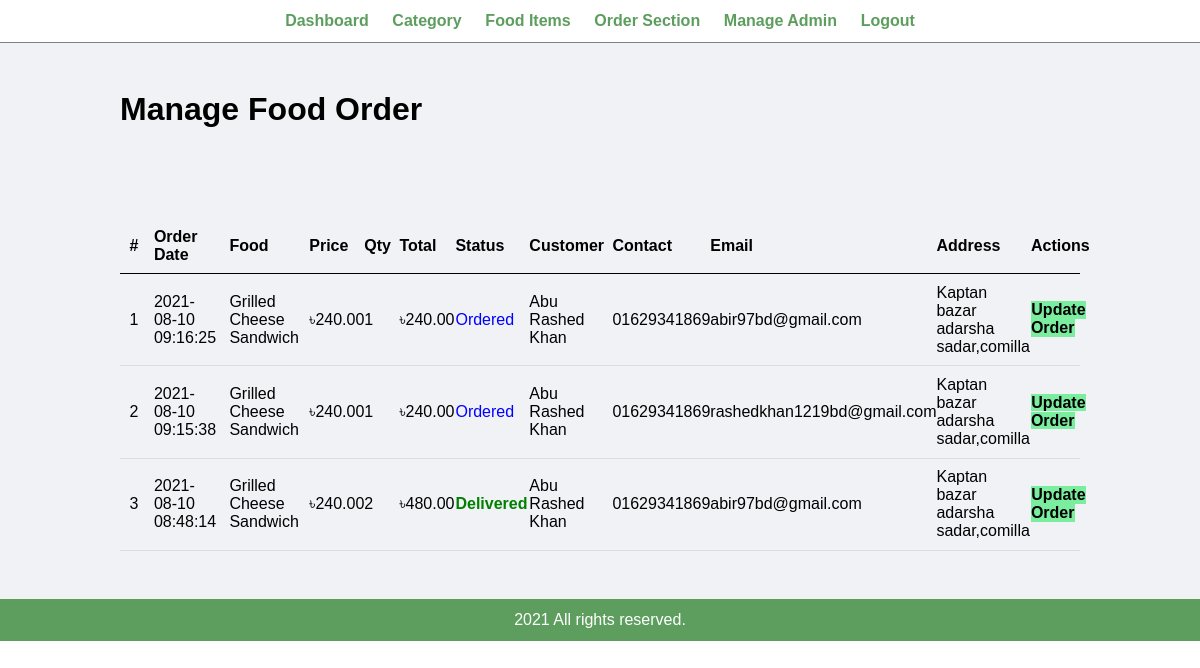
Page /admin/manage-order.php (signed in) on the committed database.
### tables this page shows
CREATE TABLE `tbl_order` (
  `id` int(10) UNSIGNED NOT NULL,
  `food` varchar(150) NOT NULL,
  `price` decimal(10,2) NOT NULL,
  `qty` int(11) NOT NULL,
  `total` decimal(10,2) NOT NULL,
  `order_date` datetime NOT NULL,
  `status` varchar(50) NOT NULL,
  `customer_name` varchar(150) NOT NULL,
  `customer_contact` varchar(20) NOT NULL,
  `customer_email` varchar(150) NOT NULL,
  `customer_address` varchar(255) NOT NULL
);

### admin/manage-order.php (the view, shortened to what this page needs)
<?php include('partials/menu.php'); ?>
<div class="main-content">
    <div class="wrapper">
        <h1>Manage Food Order</h1>
        <br /><br /><br />
        <br><br>
        <table class="tbl-full">
            <tr>
                <th width="5%">#</th>
                <th width="10%">Order Date</th>
                <th width="10%">Food</th>
                <th width="5%">Price</th>
                <th width="5%">Qty</th>
                <th width="6%">Total</th>
                <th width="8%">Status</th>
                <th width="10%">Customer</th>
                <th width="10%">Contact</th>
                <th width="15%">Email</th>
                <th width="10%">Address</th>
                <th>Actions</th>
            </tr>
            <?php
                        $sql = "SELECT * FROM tbl_order ORDER BY id DESC";
                        $res = mysqli_query($conn, $sql);
                        $count = mysqli_num_rows($res);
                        $sn = 1;
                        if($count>0)
                        {
                            while($row=mysqli_fetch_assoc($res))
                            {
                                $id = $row['id'];
                                $food = $row['food'];
                                $price = $row['price'];
                                $qty = $row['qty'];
                                $total = $row['total'];
                                $order_date = $row['order_date'];
                                $status = $row['status'];
                                $customer_name = $row['customer_name'];
                                $customer_contact = $row['customer_contact'];
                                $customer_email = $row['customer_email'];
                                $customer_address = $row['customer_address'];
                                ?>
            <tr>
                <td><?php echo $sn++; ?> </td>
                <td><?php echo $order_date; ?></td>
                <td><?php echo $food; ?></td>
                <td><?php echo '৳'.$price; ?></td>
                <td><?php echo $qty; ?></td>
                <td><?php echo '৳'.$total; ?></td>
                <td>
                    <?php
                                                if($status=="Ordered")
                                                {
                                                    echo "<label style='color: blue;'>$status</label>";
                                                }
                                                elseif($status=="On Delivery")
                                                {
                                                    echo "<label style='color: orange;'>$status</label>";
                                                }
                                                elseif($status=="Delivered")
                                                {
                                                    echo "<label style='color: green;'><b>$status</b></label>";
                                                }
                                                elseif($status=="Cancelled")
                                                {
                                                    echo "<label style='color: red;'>$status</label>";
                                                }
                                            ?>
                </td>
                <td><?php echo $customer_name; ?></td>
                <td><?php echo $customer_contact; ?></td>
                <td><?php echo $customer_email; ?></td>
                <td><?php echo $customer_address; ?></td>
                <td>
                    <a href="<?php echo SITEURL; ?>admin/update-order.php?id=<?php echo $id; ?>"
                        class="btn-secondary">Update Order</a>
                </td>
            </tr>
            <?php
                            }
                        }
                        else
                        {
                            echo "<tr><td colspan='12' class='error'>Orders not Available</td></tr>";
                        }
                    ?>
        </table>
    </div>
</div>
<?php include('partials/footer.php'); ?>

### css/admin.css (style rules this page uses)
* { margin: 0; padding: 0; font-family: Arial, Helvetica, sans-serif; }
.wrapper { padding: 1%; width: 80%; margin: 0 auto; }
.tbl-full { width: 100%; }
table { border-collapse: collapse; width: 100%; }
th, td { padding: 8px; text-align: left; border-bottom: 1px solid #ddd; }
table tr th { border-bottom: 1px solid black; padding: 1%; text-align: left; }
table tr td { padding: 1%; }
.btn-secondary { background-color: #7bed9f; padding: 1%; color: black; text-decoration: none; font-weight: bold; }
.main-content { background-color: #f1f2f6; padding: 3% 0; }

### rows in the picture
tbl_order: order_date "2021-08-10 09:16:25", food "Grilled Cheese Sandwich", price "240.00", qty "1", total "240.00", status "Ordered", customer_name "Abu Rashed Khan", customer_contact "01629341869", customer_email "abir97bd@gmail.com", customer_address "Kaptan bazar adarsha sadar,comilla"
tbl_order: order_date "2021-08-10 09:15:38", food "Grilled Cheese Sandwich", price "240.00", qty "1", total "240.00", status "Ordered", customer_name "Abu Rashed Khan", customer_contact "01629341869", customer_email "rashedkhan1219bd@gmail.com", customer_address "Kaptan bazar adarsha sadar,comilla"
tbl_order: order_date "2021-08-10 08:48:14", food "Grilled Cheese Sandwich", price "240.00", qty "2", total "480.00", status "Delivered", customer_name "Abu Rashed Khan", customer_contact "01629341869", customer_email "abir97bd@gmail.com", customer_address "Kaptan bazar adarsha sadar,comilla"
